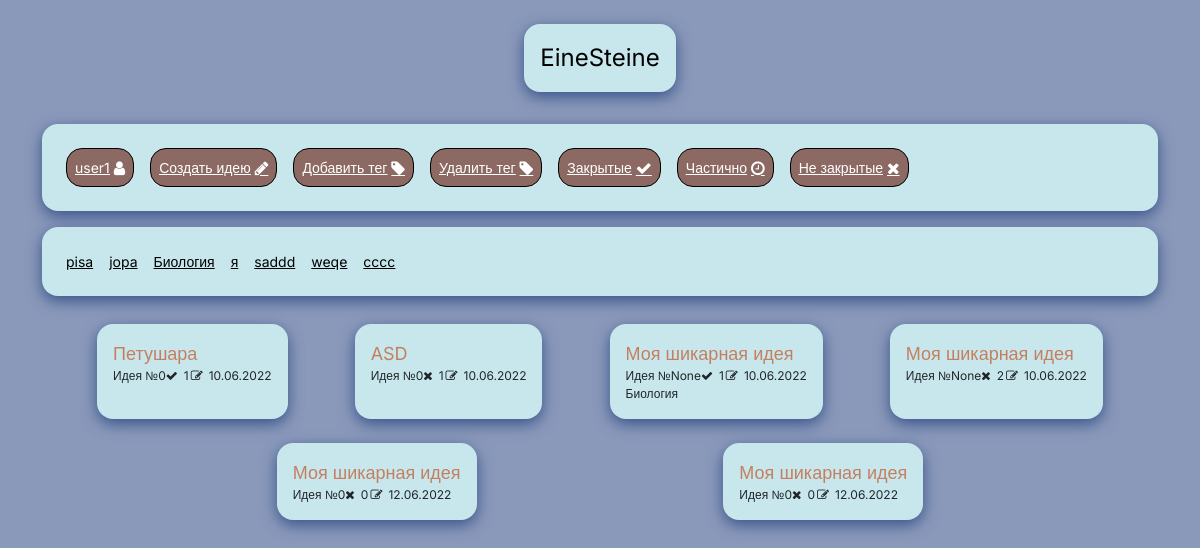
The page /board (signed in) on the database its author committed.
### einesteine/models.py (models this page shows, shortened)
class User(db.Model, UserMixin):
    id = db.Column(db.Integer, primary_key=True)
    username = db.Column(db.String(64), index=True, unique=True)
    email = db.Column(db.String(120), index=True, unique=True)
    password_hash = db.Column(db.String(128))
    register_time = db.Column(db.DateTime)
    last_idea_id = db.Column(db.Integer, default=1)
    ideas = db.relationship('Idea', backref='idea_author', lazy='dynamic')
    posts = db.relationship('Post', backref='post_author', lazy='dynamic')
    tags = db.relationship('Tag', backref='tag_author', lazy='dynamic')

class Tag(db.Model):
    id = db.Column(db.Integer, primary_key=True)
    name = db.Column(db.String(25))
    user_id = db.Column(db.Integer, db.ForeignKey('user.id'))
    ideas = db.relationship('Idea', secondary = tag_connections,
                            secondaryjoin = (tag_connections.c.tagged_id == Idea.id),
                            primaryjoin = (tag_connections.c.tag_id == id),
                            backref=db.backref('tags', lazy='dynamic'), lazy='dynamic')

class Idea(db.Model):
    id = db.Column(db.Integer, primary_key=True)
    name = db.Column(db.String(140))
    number = db.Column(db.Integer)
    complete = db.Column(db.Boolean(), default=False)
    created_time = db.Column(db.DateTime)
    user_id = db.Column(db.Integer, db.ForeignKey('user.id'))
    posts = db.relationship('Post', backref='idea_post', lazy='dynamic')

### einesteine/routes.py (the view)
@app.route('/board')
@login_required
def dashboard():
    return render_template('dashboard.html', user=current_user, ideas=current_user.ideas, tags=current_user.tags.all(), tagn = False)

### einesteine/models.py (called while the page is built)
@login.user_loader
def load_user(id):
    return User.query.get(int(id))

### einesteine/templates/dashboard.html (shortened to what this page needs)
{% extends "base.html" %}
{% block content %}
<div class="container d-flex flex-column" style="margin-top: 2%;">
    <div class="d-flex align-items-center flex-wrap dashboard-card" style="margin: 8px 0px 16px 0px;">
        <div class="d-flex align-items-center dashboard-maintag">
          <a class="d-lg-flex align-items-center" href="{{ url_for('profile') }}" style="font-family: inherit;font-size: inherit;color: inherit;margin-right: 4px;">{{ user.username }}</a>
          <i class="fa fa-user d-lg-flex dashboard-maintag-ico"></i>
        </div>
        <div class="d-flex align-items-center dashboard-maintag" herf="#">
          <a class="d-lg-flex align-items-center" href="{{ url_for('editor_empty') }}" style="font-family: inherit;font-size: inherit;color: inherit;margin-right: 4px;">Создать идею</a>
          <i class="fa fa-pencil d-lg-flex dashboard-maintag-ico">
          </i>
        </div>
        <div class="d-flex align-items-center dashboard-maintag">
          <a class="d-lg-flex align-items-center" style="font-family: inherit;font-size: inherit;color: inherit;margin-right: 4px;" data-bs-toggle="modal" data-bs-target="#add-tag-modal" type="button">Добавить тег</a>
          <i class="fa fa-tag d-lg-flex dashboard-maintag-ico"></i>
        </div>
        <div class="d-flex align-items-center dashboard-maintag">
          <a class="d-lg-flex align-items-center" style="font-family: inherit;font-size: inherit;color: inherit;margin-right: 4px;" data-bs-toggle="modal" data-bs-target="#del-tag-modal" type="button">Удалить тег</a>
          <i class="fa fa-tag d-lg-flex dashboard-maintag-ico"></i>
        </div>
        {% if tagn == False %}
        <div class="d-flex align-items-center dashboard-maintag">
          <a class="d-lg-flex align-items-center" href="{{ url_for('dashboard_filtered_by_complete', stage = '3') }}" style="font-family: inherit;font-size: inherit;color: inherit;margin-right: 4px;">Закрытые</a>
          <i class="fa fa-check d-lg-flex dashboard-maintag-ico">
          </i>
        </div>
        <div class="d-flex align-items-center dashboard-maintag">
          <a class="d-lg-flex align-items-center" href="{{ url_for('dashboard_filtered_by_complete', stage = '2') }}" style="font-family: inherit;font-size: inherit;color: inherit;margin-right: 4px;">Частично</a>
          <i class="fa fa-clock-o d-lg-flex dashboard-maintag-ico"></i>
        </div>
        <div class="d-flex align-items-center dashboard-maintag">
          <a class="d-lg-flex align-items-center" href="{{ url_for('dashboard_filtered_by_complete', stage = '1') }}" style="font-family: inherit;font-size: inherit;color: inherit;margin-right: 4px;">Не закрытые</a>
          <i class="fa fa-close d-lg-flex dashboard-maintag-ico"></i>
        </div>
        {% endif %}
    </div>
    <div id = 'tag-list' class="d-flex align-items-center flex-wrap dashboard-card" style="margin: 0px 0px 16px 0px;">
      {% if tags|length > 0 %}
      {% for tag in tags %}
        <a id='tag_{{ tag.id }}_show' class="dashboard-tag" href="{{ url_for('dashboard_filtered_by_tag', tag_name = tag.name) }}"> {{ tag.name }}</a>
      {% endfor %}
      {% else %}
        <span id = 'has-no-tags' class="dashboard-tag" >У вас нет еще ни одного тега!</span>
      {% endif %}
    </div>
</div>
<div class="container d-flex justify-content-evenly flex-wrap">
  {% for idea in ideas %}
    <div class="d-flex flex-column flex-wrap dashboard-card" style="margin: 12px;max-width: 325px;">
      <a class="dashboard-card-link" href="{{ url_for('editor', idea_id = idea.id)}}">{{ idea.name }}<br></a>
        <div class="d-flex align-items-center" style="font-size: 12px;">
          <span>Идея №{{ idea.number }}</span>
          {% if idea.complete == True %}
          <i class="fa fa-check" style="margin-right: 6px;"></i>
          {% else %}
          <i class="fa fa-times" style="margin-right: 6px;"></i>
          {% endif %}
          <span style="margin-right: 2px;">{{ idea.posts.all()|length }}</span>
          <i class="fa fa-pencil-square-o d-lg-flex" style="margin-right: 6px;"></i>
          <span>{{ idea.created_time.strftime('%d.%m.%Y') }}</span></div>
          {% for tag in idea.tags %}
          <div class="d-flex flex-wrap" style="font-size: 12px;">
          <span class="d-flex" style="margin-right: 8px;">{{ tag.name }}<br></span>
          </div>
          {% endfor %}
    </div>
    {% endfor %}
</div>
{% endblock %}

### einesteine/templates/base.html (shortened to what this page needs)
<!DOCTYPE html>
<html lang="en">
<head>
    <link rel="stylesheet" href="{{ url_for('static', filename='bootstrap/css/bootstrap.min.css') }}">
    <link rel="stylesheet" href="{{ url_for('static', filename='/fonts/font-awesome.min.css') }}">
    <link rel="stylesheet" href="{{ url_for('static', filename='/css/colors.css') }}">
    <link rel="stylesheet" href="{{ url_for('static', filename='/css/custom.css') }}">
    <link rel="stylesheet" href="{{ url_for('static', filename='/css/styles.css') }}">
</head>
<body style="background-color: var(--as-color);font-family: Inter, sans-serif;">
<div class="container d-flex justify-content-center" style="margin-top: 2%;margin-bottom: 20px;">
    <div class="dashboard-card"><a href="{{ url_for('dashboard') }}" style="font-size: 24px;color: black;text-decoration: none;">EineSteine</a></div>
</div>
{% block content %}{% endblock %}
</body>
</html>

### einesteine/static/css/colors.css (style rules this page uses)
:root { --a-color: #C7E7ED; --as-color: #8A99BA; --ad-color: #39538A; --b-color: #EE9972; --bd-color: #c57f5f; --c-color: #BD8F86; --cd-color: #8c6a63; }

### einesteine/static/css/custom.css (style rules this page uses)
.dashboard-card { background-color: var(--a-color); padding: 16px; border-radius: 1rem; box-shadow: 0px 5px 15px var(--ad-color); }
.dashboard-card-link { font-size: 18px; text-decoration: none; color: var(--bd-color); }
.dashboard-tag { text-decoration: underline; font-size: 14px; color: black; margin: 8px; }
.dashboard-maintag { text-decoration: underline; font-size: 14px; color: white; margin: 8px; padding: 8px; border: 1px solid black; border-radius: 1rem; background-color: var(--cd-color); }
.dashboard-maintag-ico { font-size: 16px; }

### rows shown on the page
User: username "user1"
Tag: name "pisa"
Tag: name "jopa"
Tag: name "Биология"
Tag: name "я"
Tag: name "saddd"
Tag: name "weqe"
Tag: name "cccc"
Idea: name "Петушара", number "0", complete True (drawn), posts.all|length "1", created_time "10.06.2022"
Idea: name "ASD", number "0", complete False (drawn), posts.all|length "1", created_time "10.06.2022"
Idea: name "Моя шикарная идея", number "None", complete True (drawn), posts.all|length "1", created_time "10.06.2022"
Idea: name "Моя шикарная идея", number "None", complete False (drawn), posts.all|length "2", created_time "10.06.2022"
Idea: name "Моя шикарная идея", number "0", complete False (drawn), posts.all|length "0", created_time "12.06.2022"
Idea: name "Моя шикарная идея", number "0", complete False (drawn), posts.all|length "0", created_time "12.06.2022"
